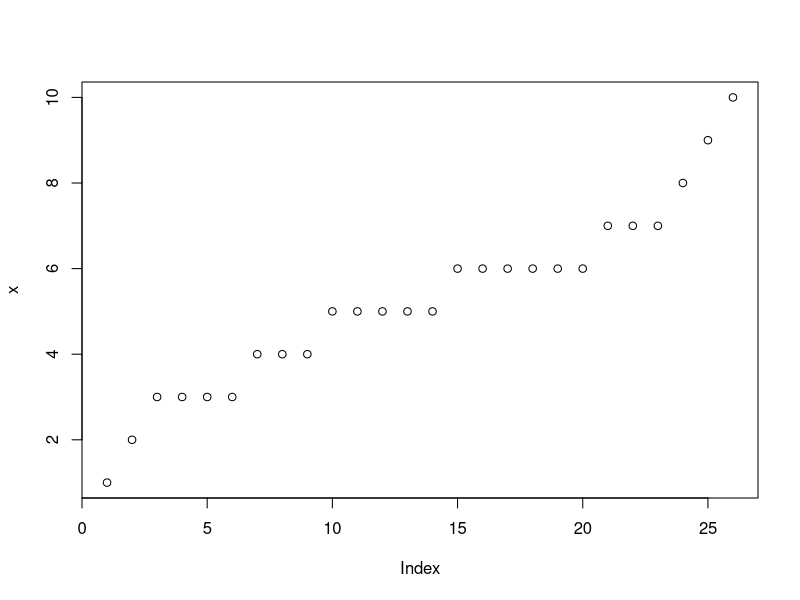
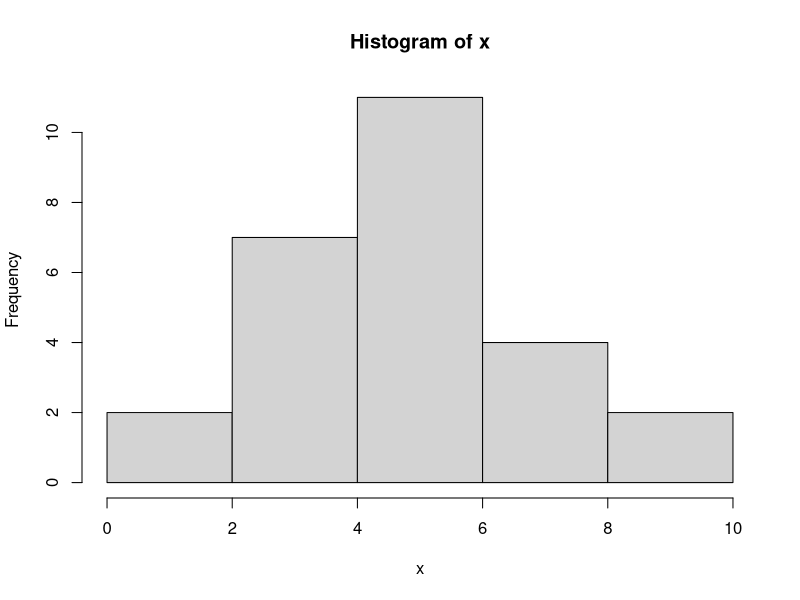
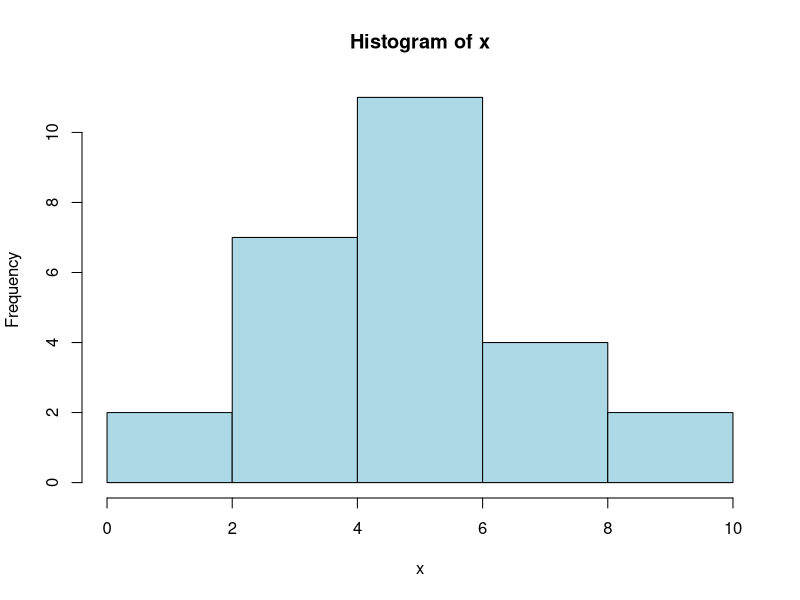
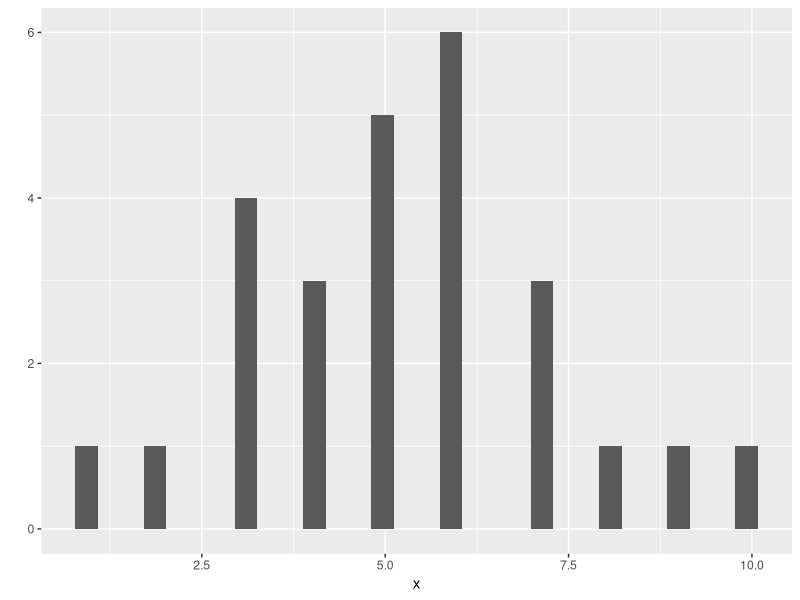
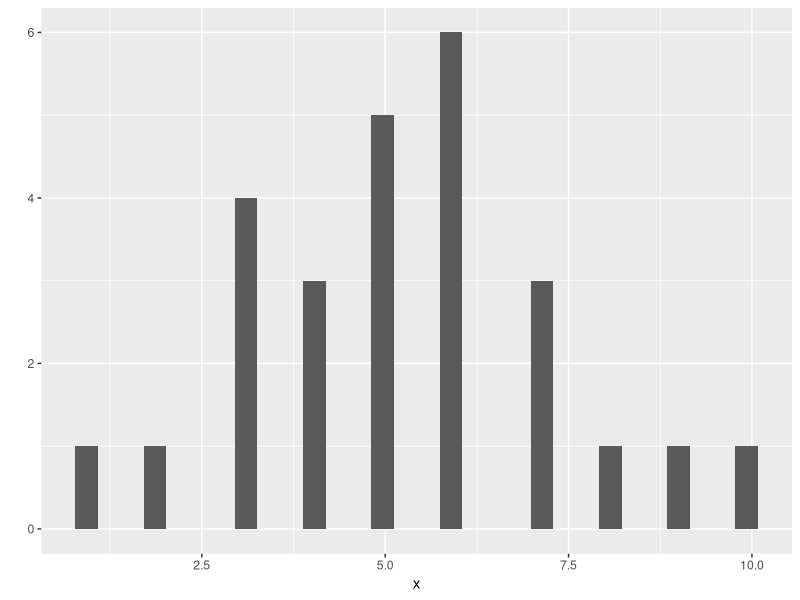
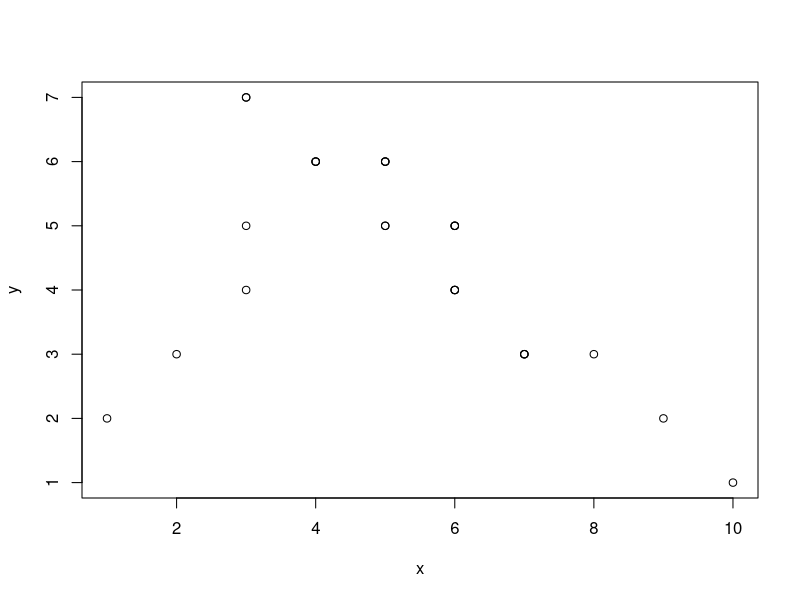
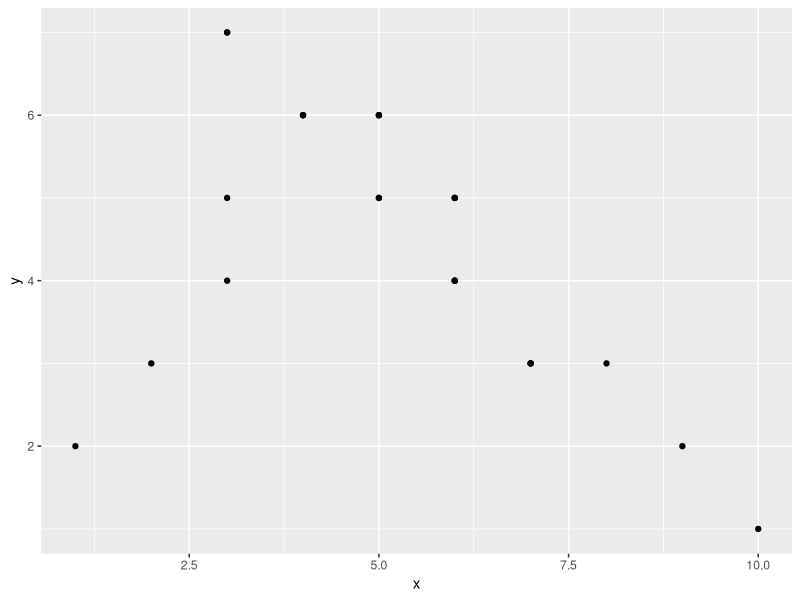
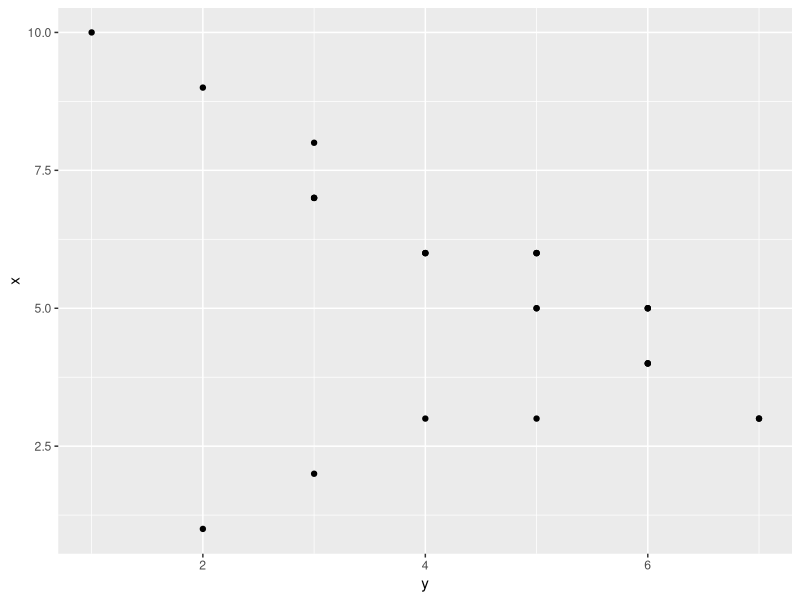

The R script that drew these images, in order:
# ******************************************************************
#   
#           ** TP1 : R pour sciences humaines **
#                       (Maelle AMAND)
# 
# ******************************************************************
#   
# A la base, R est une grosse machine à calculer. 
# Au début des ordinateurs, on appelait ce genre de machines
# "number crunching machines".

# Faisons quelques calculs...

# @@@@@@@@@@@@@@@@@@@@@@@@@@@@@@@@@@@@@@@@@@@@@@@@@@@@@@@@@@@@@@@
# @@@@@@@@@@@@@@@@@@ CALCULS DE BASE @@@@@@@@@@@@@@@@@@@@@@@@@@@@
# @@@@@@@@@@@@@@@@@@@@@@@@@@@@@@@@@@@@@@@@@@@@@@@@@@@@@@@@@@@@@@@

2+4

777*10

(5+5)*2

67*2

67/0.5


# A vous! Tapez quelques calculs et observez le résultat:

# ________________________________________________________________
# ________________________________________________________________
# ________________________________________________________________

# @@@@@@@@@@@@@@@@@@@@@@@@@@@@@@@@@@@@@@@@@@@@@@@@@@@@@@@@@@@@@@@
# @@@@@@@@@@@@@@@@@@ CREATION DE VECTEURS @@@@@@@@@@@@@@@@@@@@@@@
# @@@@@@@@@@@@@@@@@@@@@@@@@@@@@@@@@@@@@@@@@@@@@@@@@@@@@@@@@@@@@@@


# Donnons un nom à notre calcul: on dit qu'on "stocke le calcul dans
# un vecteur" (English:"you assign values to a vector")

calcul1 <- 777*10

# vérifions si calcul1 contient bien le résultat de notre calcul. Tapez:

calcul1

# A vous ! Changez le nom du vecteur et changez le calcul: 



# ________________________________________________________________
# ________________________________________________________________
# ________________________________________________________________

# On peut donner un nom à une liste de mots. Des qu'on ajoute plusieurs éléments dans le 
# vecteur on doit ajouter un "c" qui veut dire "combine", ouvrir des parenthèses et mettres les 
# mots ou charactères entre " ". On ajouter une vigule entre les mots :

mots <- c("cailloux","choux","genoux","hiboux", "poux")
mots


# On peut aussi donner un nom à une liste d'énoncés. Ce qui importe c'est de 
# mettre l'énoncé entre " ".

poeme <-c("Ma vie à la tienne est tressée" , "Comme on tresse des fils soyeux," , "Et je pense avec ta pensée," , "Et je regarde avec tes yeux.")
poeme


# A vous! Changez la liste de mot et stockez-la dans un vecteur. Puis faites de même
# avec un énoncé:



# ________________________________________________________________
# ________________________________________________________________
# ________________________________________________________________


# @@@@@@@@@@@@@@@@@@@@@@@@@@@@@@@@@@@@@@@@@@@@@@@@@@@@@@@@@@@@@@@
# @@@@@@@@@@@@@@@@@@ PREMIERES FONCTIONS @@@@@@@@@@@@@@@@@@@@@@@@
# @@@@@@@@@@@@@@@@@@@@@@@@@@@@@@@@@@@@@@@@@@@@@@@@@@@@@@@@@@@@@@@

# R peut calculer la moyenne d'une série de chiffres.
# on utilise le mot anglais: mean. 
# On prépare d'abord le vecteur qui contient
# cette série de chiffres.
# Puis on fait la moyenne en tapant la fonction mean puis on ajoute le vecteur entre parenthèses.
# On dit qu'on applique une fonction à un vecteur. (English: you apply a function to a vector)


notes <- c(4,4,8,8)
mean(notes)

# Quand on a des chiffres, la fonction summary donne des informations
# supplémentaires. Lesquelles ?
summary(notes)



# A vous ! Calculez la moyenne d'une série de chiffres de votre choix !
# Cela peut être la taille des participants à ce stage ! 
# Appliquez ensuite la fonction summary à votre vecteur !





# La fonction sqrt peut être utile. A votre avis, que fait-elle?
sqrt(25)



# On peut aussi calculer le carré ou le cube d'un chiffre. 

3^2
6^2

# A vous ! Calculez le carré du chiffre de votre choix:




# Un peu de déduction !
# Sachant que 4^2 permet de calculer 
# le carré de 4, comment calculer le cube de 4 dans RStudio ?




# @@@@@@@@@@@@@@@@@@@@@@@@@@@@@@@@@@@@@@@@@@@@@@@@@@@@@@@@@@@@@@@
# @@@@@@@@@@@@@@@@@@ PREMIERS GRAPHIQUES @@@@@@@@@@@@@@@@@@@@@@@@
# @@@@@@@@@@@@@@@@@@@@@@@@@@@@@@@@@@@@@@@@@@@@@@@@@@@@@@@@@@@@@@@

# A) AVEC DES CHIFFRES SEULEMENT (DONNEES QUANTITATIVES)

# Avec UNE série de chiffres on peut faire un nuage de points:
# (English: scatterplot)
# On prépare d'abord sa série de chiffre. Puis, on utilise la 
# fonction plot()

x <- c(1,2,3,3,3,3,4,4,4,5,5,5,5,5,6,6,6,6,6,6,7,7,7,8,9,10)
plot(x)

# INTERPRETATION: L'axe horizontal représente l'ordre de chaque chiffre dans la liste (index).
# L'axe vertical représente les valeurs numériques listées dans x.

# Avec une série de chiffres on peut aussi faire un histogramme:
# (English; histogram)

hist(x)
hist(x, col="lightblue")
# INTERPRETATION: l'axe x indique les tranches de valeurs de la liste de chiffre. 
# (Un peu comme des tranches d'âge créés à partir d'un liste d'âge de personnes).
# l'axe des y indique le nombre de chiffres compris dans chaque tranche. 
# Vérifiez que cela est bien le cas !



# ☆ ∩∩ （ • •）☆
# ┏━∪∪━━━━━━━━┓
# ☆
# ❝ ggplot2 is kawai!❞
# ┗━━━━━━━━━━━┛


# Pour un graphique plus joli voire "kawai" on peut utiliser la fonction
# qplot() du package ggplot2.
# Le "q" de qplot veut dire "quick" plot.
# Pour utiliser cette fonction, installez le package ggplot2 (= fonctions bonus)
# grâce à la première ligne de commande ci-dessous.
# Puis activez-le à l'aide de la second commande. On dit que les packages sont stockés dans une 
# bibliothèque de package. A l'instar d'un livre que l'on veut utiliser, on va chercher un package 
# parmi les rayons de la bibliothèque de RStudio.

install.packages("ggplot2")

library(ggplot2)

qplot(x)

# Il s'agit également d'un histogramme, mais à votre avis, quelle est la différence entre 
# le premier histogramme et le second ? (à part la différence de couleurs ;p).


qplot(x)

# A vous ! Créez un histogramme à partir d'UNE série de chiffres. 
# Nommer le vecteur x1
# Utilisez hist(), puis qplot()




#________________________________________________________________

# # Avec DEUX séries de chiffres on peut faire un nuage de points:
# (English: scatterplot)
# On prépare d'abord ses séries de chiffres. Puis, on utilise la 
# fonction plot() à nouveaux

x <- c(1,2,3,3,3,3,4,4,4,5,5,5,5,5,6,6,6,6,6,6,7,7,7,8,9,10)
y <- c(2,3,4,5,7,7,6,6,6,6,6,6,5,5,5,5,5,4,4,4,3,3,3,3,2,1)
plot(x,y)
qplot(x,y)


# Que se passe-t-il si l'on tape: plot(y,x) ? ESt-ce pareil pour
qplot(y,x)




# Changez la dernière valeur de y à 10. Refaites le graphique.
# Observez la différence.



# A vous ! Créez 2 séries de chiffres stockées dans un vecteur chacune et utilisez la fonction plot.
# Nommez les vecteurs x2 et y2





#___________________________________________________________________________________
# On peut aussi faire un graphique avec des lignes :
plot(x)
plot(x,type="l") # "l" est une abbréviation pour ligne.
plot(x,type="l", col="red")


# Faites votre graphique avec votre vecteur x2



# Dans la ligne plot(x2,type="l") Changez "l" en "o" et tapez la 
# commande ci-dessous :


# ...................
# Executez-là. (ctrl+ENTER)
# Qu'observez-vous sur le graphique?




# _________________________________________________________________
# :¨·.·¨:
# `·. ★The goal is to turn data into information, and information into insight.★°*ﾟ (Carly Fiorina, Former CEO of HP)
# _________________________________________________________________


# B) AVEC DES DONNEES TEXTUELLES (QUALITATIVES)
# Attention, les guillemets sont obligatoire quand on crée
# une liste avec du texte.

sexe <- c("Homme","Homme","Homme","Homme","Homme", "Femme", "Femme", "Femme")
sexe

# graphique avec le nombre d'occurrences:
occurrences<- table(sexe)
occurrences

barplot(occurrences)
pie(occurrences)

# graphique avec la conversion en frequence:
frequence <- prop.table(table(sexe))
frequence

barplot(frequence)
pie(frequence)

# A vous 1 ! Crééz une nouvelle liste et faites les graphiques.

# A vous 2 ! Pour convertir les fréquences en pourcentages on 
# multiplie le vecteur frequence par 100. Essayez ! 





# stockez cette multiplication dans un vecteur nommé pourcentage.


# faites les graphiques avec ce vecteur nommé pourcentage !



# A votre avis: à quoi servent les fonctions table(), barplot(), 
# pie() et prop.table(table())?

# table() ......................................................

# barplot() ....................................................

# pie() ........................................................

# prop.table(table()) ..........................................



# @@@@@@@@@@@@@@@@@@@@@@@@@@@@@@@@@@@@@@@@@@@@@@@@@@@@@@@@@@@@@@@
# @@@@@@@@@@@@@@@@@@@@@@@@ QUIZ @@@@@@@@@@@@@@@@@@@@@@@@@@@@@@@@@
# @@@@@@@@@@@@@@@@@@@@@@@@@@@@@@@@@@@@@@@@@@@@@@@@@@@@@@@@@@@@@@@

# A quoi servent la fonction mean() et sqrt()?

# Réponse: ..........................................

# Si l'on veut faire la somme d'une liste. Quelle est la fonction
# la plus probable? (N'hésitez-pas à les tester)

# a) somme() b) SUM() c) sum() d) Sum()

# Réponse: ..........................................


# Dans la ligne de code ci-dessous, quel est le vecteur ?

sexe <- c("Homme","Homme","Homme","Homme","Homme", "Femme", "Femme", "Femme")

# Réponse : ..........................................



# Quel graphiques permettent de représenter des chiffres ?

# Réponse: ..........................................



# Comment peut-on créer un graphique avec une ligne ?

# Réponse: ..........................................


# Que doit-on ajouter à droite et à gauche
# de chaque élément d'une liste de mots/d'énoncés?
# Ex: mots <- c(?homme?, ?femme?.....)

# Réponse: ..........................................


# Quelle fonction permet la création d'un graphique en barre ?

# Réponse: ..........................................


# Quelle fonction permet la création d'un graphique circulaire ?

# Réponse: ..........................................

# Comment calculer le nombre d'occurences dans une série de mots?

# Réponse: ..........................................

# Comment convertir ce nombre en fréquence ?

# Réponse: ..........................................

# Comment convertir les fréquences en pourcentages ?

# Réponse: ..........................................


# @@@@@@@@@@@@@@@@@@@@@@@@@@@@@@@@@@@@@@@@@@@@@@@@@@@@@@@@@@@@@@@
# @@@@@@@@@@@@@@@@@@ BILAN DE LA SEANCE @@@@@@@@@@@@@@@@@@@@@@@@@
# @@@@@@@@@@@@@@@@@@@@@@@@@@@@@@@@@@@@@@@@@@@@@@@@@@@@@@@@@@@@@@@


# Je sais faire : 
# un calcul de base avec R : Oui / Non
# la moyenne d'une série de chiffres : Oui / Non
# la somme d'une série de chiffres: Oui / Non
# la racine carrée d'un chiffre : Oui / Non

# Je sais :
# utiliser la fonction summary() : Oui / Non
# créer un vecteur : Oui / Non
# créer une liste de données qualitatives : Oui / Non

# Je peux créer un graphique avec :
# Une série de chiffres : Oui / Non
# Deux séries de chiffres Oui / Non
# Une série de données qualitatives : Oui / Non



# Combien de "oui" avez-vous ? Combien de "non" ?
